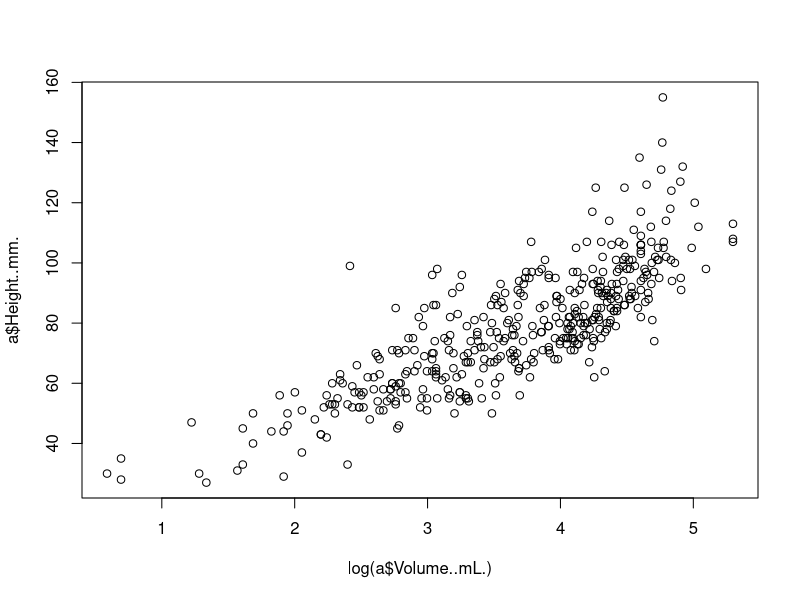
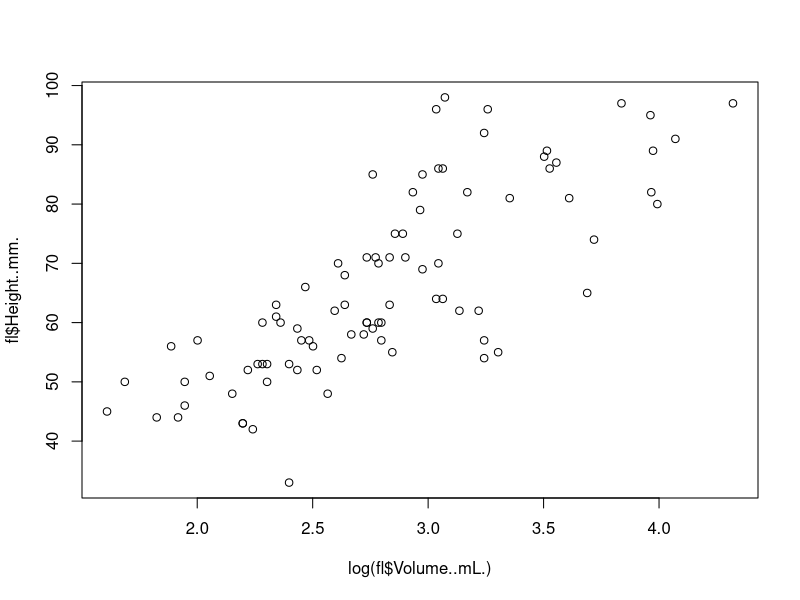
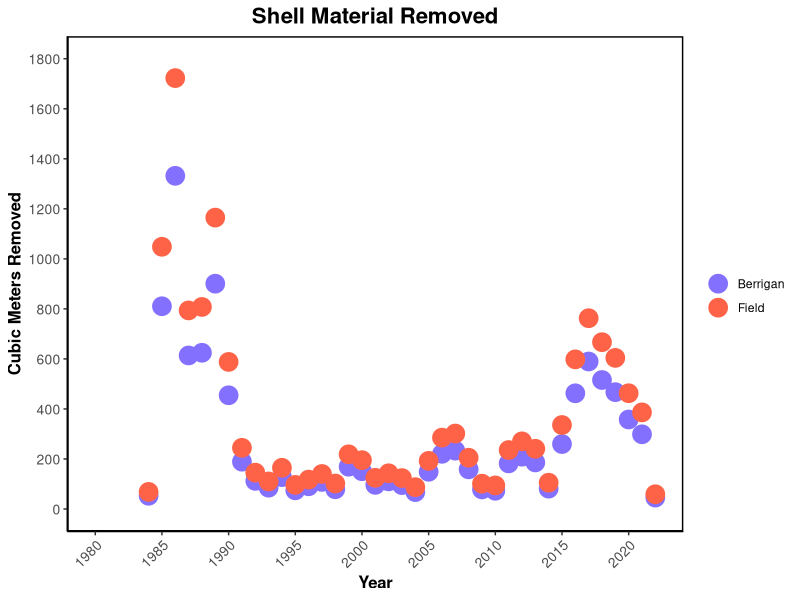
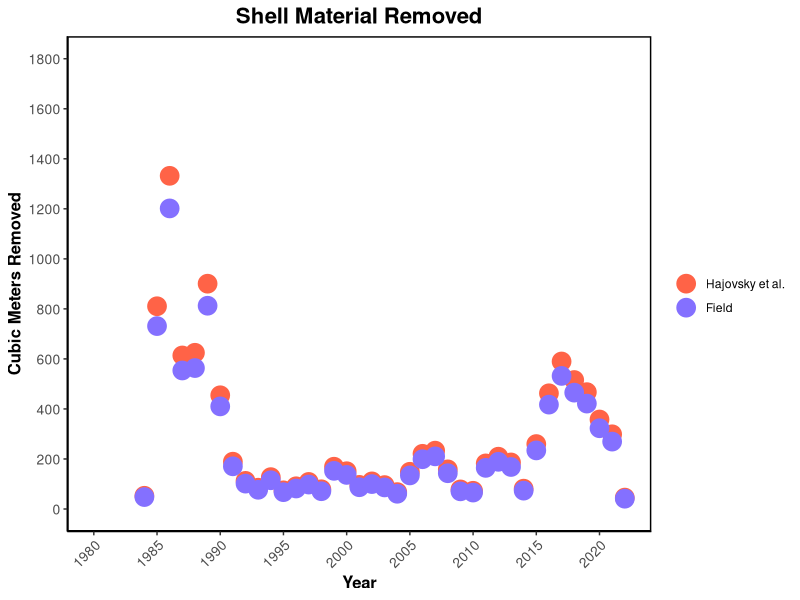
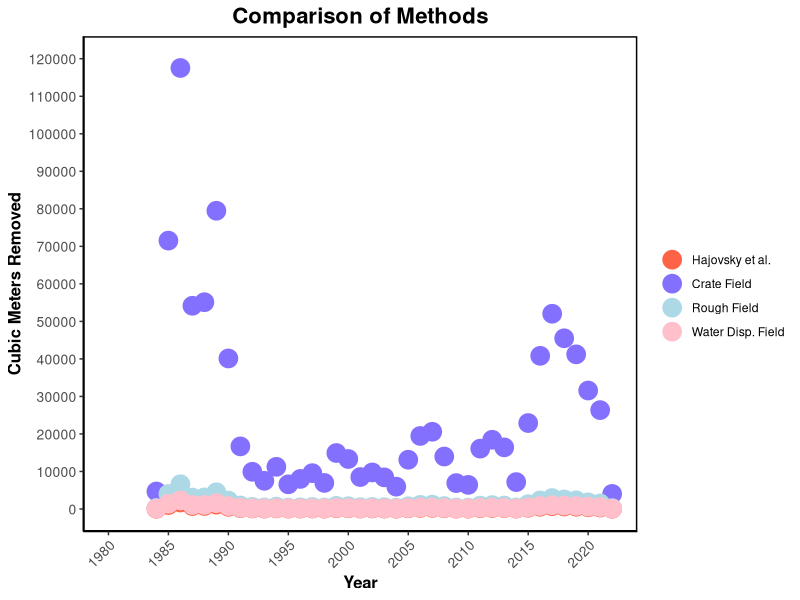
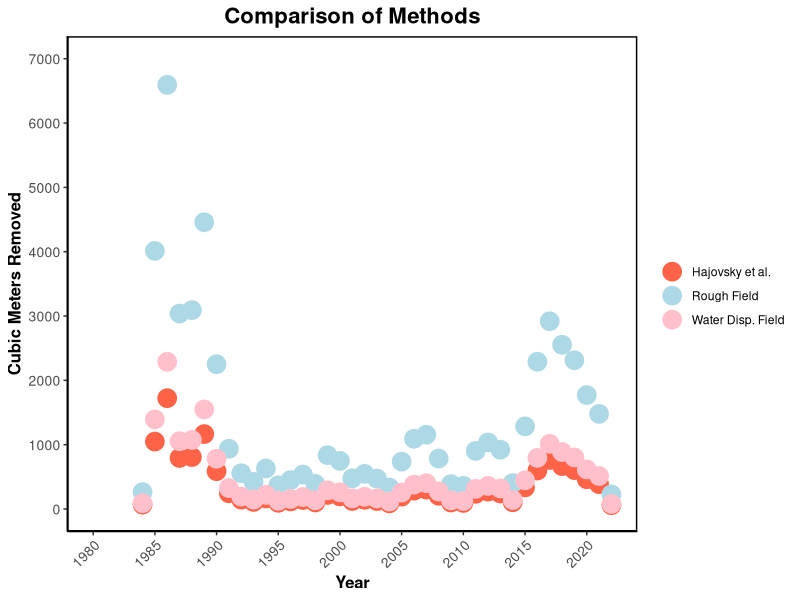
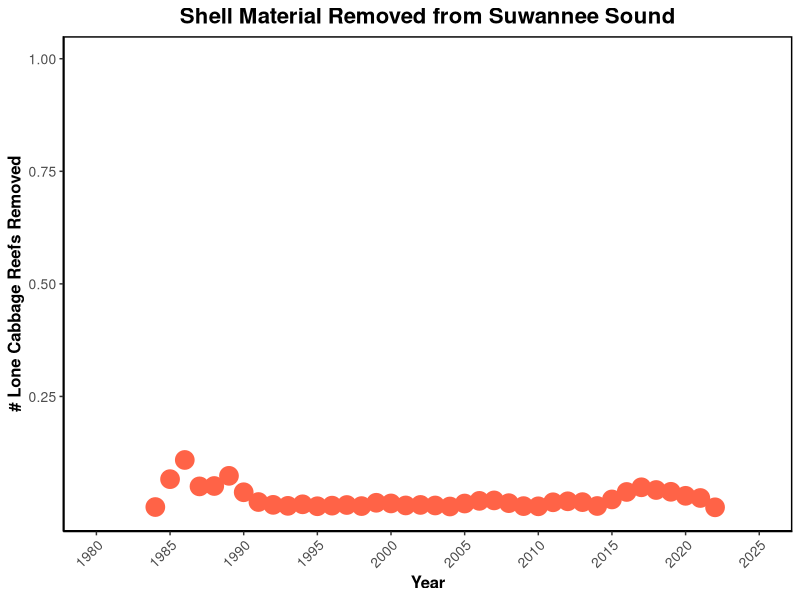
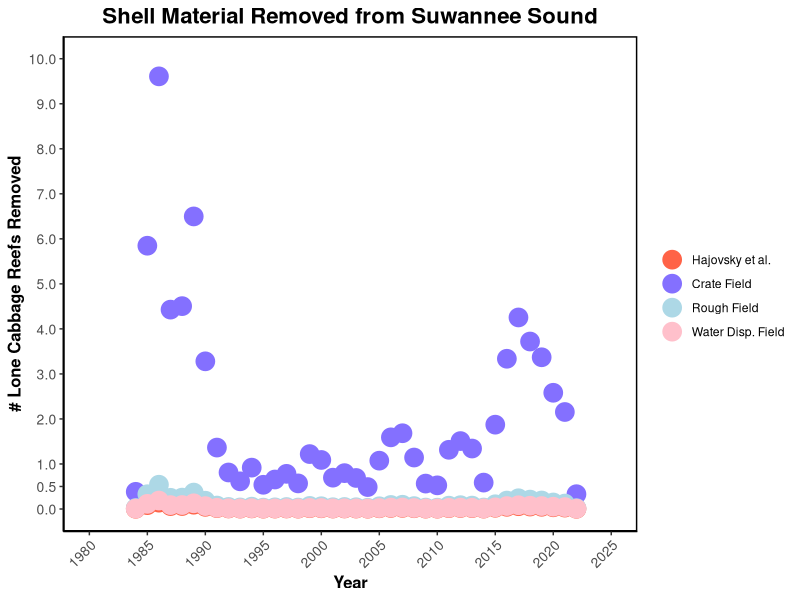

The R script that drew these images, in order:
#### Conversions for oyster landings data ###
# Goal - to get the volume of shell removed each year based off of the landings data
# to do this we must somehow convert the meat weight provided in the landings data to the volume of shell
# we can do this by
# meat weight --> # of bushels --> # of oysters --> meat weight per oyster --> pounds to grams --> dry weight --> height --> volume per oyster --> total volume

## Harvest Areas of interest and the counties used to represent them ##
#Suwannee = Dixie and Levy
#Apalachicola = Gulf and Franklin
#Pensacola = Santa Rosa and Escambia
#Choctawhatchee/St. Andrew = Ocaloosa and Walton

#setwd("E/Oyster_Landings")

library(dplyr)
library(ggplot2)
library(ggpubr)

## reading in the landings data and cleaning it up to include only the counties we are interested in ##

post_1984 <- read.csv("oyster_landings_by_county_84to22.csv", header = TRUE)

#post_1984 <- select(post_1984, Year, County_Landed, Pounds)

#Suwannee
Dixie <- filter(post_1984, County_Landed == "DIXIE")
Levy <- filter(post_1984, County_Landed == "LEVY")
Dixie <- select(Dixie, Year, Pounds, Trips, Average_Price, Estimated_Value)
Levy <- select(Levy, Year, Pounds, Trips, Average_Price, Estimated_Value)
colnames(Dixie) <- c("Year", "D.pounds","D.trips","D.avg_price","D.est.val") 
colnames(Levy) <- c("Year", "L.pounds","L.trips","L.avg_price","L.est.val") 
suw_counties <- full_join(Dixie, Levy, by = "Year")  # join the two together into one data frame so all the years are listed for each county so we can add them together later
Dixie1<-data.frame(Year=suw_counties$Year,   # separate the counties out again into their own data frames so we can add them together
                   pounds=suw_counties$D.pounds, 
                   trips=suw_counties$D.trips, 
                   avg_price=suw_counties$D.avg_price, 
                   est_val=suw_counties$D.est.val)
Levy1<-data.frame(Year=suw_counties$Year, 
                  pounds=suw_counties$L.pounds, 
                  trips=suw_counties$L.trips, 
                  avg_price=suw_counties$L.avg_price, 
                  est_val=suw_counties$L.est.val)
Levy1[is.na(Levy1)] <- 0 # replace NAs with 0 so we can add columns in the next step
Dixie1[is.na(Dixie1)] <- 0 # replace NAs with 0 so we can add columns in the next step
suw<-Dixie1+Levy1 # add Dixie and Levy data to consolidate into suwannee
suw$Year<-suw$Year/2 # fix the year

#Apalachicola
Gulf <- filter(post_1984, County_Landed == "GULF")
Franklin <- filter(post_1984, County_Landed == "FRANKLIN")
Gulf <- select(Gulf, Year, Pounds, Trips, Average_Price, Estimated_Value)
Franklin <- select(Franklin, Year, Pounds, Trips, Average_Price, Estimated_Value)
colnames(Gulf) <- c("Year", "G.pounds","G.trips","G.avg_price","G.est.val") 
colnames(Franklin) <- c("Year", "F.pounds","F.trips","F.avg_price","F.est.val") 
apa_counties <- full_join(Gulf, Franklin, by = "Year")  # join the two together into one data frame so all the years are listed for each county so we can add them together later
Gulf1<-data.frame(Year=apa_counties$Year,   # separate the counties out again into their own data frames so we can add them together
                   pounds=apa_counties$G.pounds, 
                   trips=apa_counties$G.trips, 
                   avg_price=apa_counties$G.avg_price, 
                   est_val=apa_counties$G.est.val)
Franklin1<-data.frame(Year=apa_counties$Year, 
                  pounds=apa_counties$F.pounds, 
                  trips=apa_counties$F.trips, 
                  avg_price=apa_counties$F.avg_price, 
                  est_val=apa_counties$F.est.val)
Franklin1[is.na(Franklin1)] <- 0 # replace NAs with 0 so we can add columns in the next step
Gulf1[is.na(Gulf1)] <- 0 # replace NAs with 0 so we can add columns in the next step
apa<-Gulf1+Franklin1 # add Gulf and Franklin data to consolidate into apalachicola
apa$Year<-apa$Year/2 # fix the year

#Pensacola
Santa_Rosa <- filter(post_1984, County_Landed == "SANTA ROSA")
Escambia <- filter(post_1984, County_Landed == "ESCAMBIA")
Santa_Rosa <- select(Santa_Rosa, Year, Pounds, Trips, Average_Price, Estimated_Value)
Escambia <- select(Escambia, Year, Pounds, Trips, Average_Price, Estimated_Value)
colnames(Santa_Rosa) <- c("Year", "SR.pounds","SR.trips","SR.avg_price","SR.est.val") 
colnames(Escambia) <- c("Year", "E.pounds","E.trips","E.avg_price","E.est.val") 
pens_counties <- full_join(Santa_Rosa, Escambia, by = "Year")  # join the two together into one data frame so all the years are listed for each county so we can add them together later
Santa_Rosa1<-data.frame(Year=pens_counties$Year,   # separate the counties out again into their own data frames so we can add them together
                  pounds=pens_counties$SR.pounds, 
                  trips=pens_counties$SR.trips, 
                  avg_price=pens_counties$SR.avg_price, 
                  est_val=pens_counties$SR.est.val)
Escambia1<-data.frame(Year=pens_counties$Year, 
                      pounds=pens_counties$E.pounds, 
                      trips=pens_counties$E.trips, 
                      avg_price=pens_counties$E.avg_price, 
                      est_val=pens_counties$E.est.val)
Escambia1[is.na(Escambia1)] <- 0 # replace NAs with 0 so we can add columns in the next step
Santa_Rosa1[is.na(Santa_Rosa1)] <- 0 # replace NAs with 0 so we can add columns in the next step
pens<-Santa_Rosa1+Escambia1 # add Santa_Rosa and Escambia data to consolidate into pensacola
pens$Year<-pens$Year/2 # fix the year

#Choctawhatchee/St. Andrew
Okaloosa <- filter(post_1984, County_Landed == "OKALOOSA")
Walton <- filter(post_1984, County_Landed == "WALTON")
Okaloosa <- select(Okaloosa, Year, Pounds, Trips, Average_Price, Estimated_Value)
Walton <- select(Walton, Year, Pounds, Trips, Average_Price, Estimated_Value)
colnames(Okaloosa) <- c("Year", "O.pounds","O.trips","O.avg_price","O.est.val") 
colnames(Walton) <- c("Year", "W.pounds","W.trips","W.avg_price","W.est.val") 
choc_counties <- full_join(Okaloosa, Walton, by = "Year")  # join the two together into one data frame so all the years are listed for each county so we can add them together later
Okaloosa1<-data.frame(Year=choc_counties$Year,   # separate the counties out again into their own data frames so we can add them together
                  pounds=choc_counties$O.pounds, 
                  trips=choc_counties$O.trips, 
                  avg_price=choc_counties$O.avg_price, 
                  est_val=choc_counties$O.est.val)
Walton1<-data.frame(Year=choc_counties$Year, 
                      pounds=choc_counties$W.pounds, 
                      trips=choc_counties$W.trips, 
                      avg_price=choc_counties$W.avg_price, 
                      est_val=choc_counties$W.est.val)
Walton1[is.na(Walton1)] <- 0 # replace NAs with 0 so we can add columns in the next step
Okaloosa1[is.na(Okaloosa1)] <- 0 # replace NAs with 0 so we can add columns in the next step
choc<-Okaloosa1+Walton1 # add Okaloosa and Walton data to consolidate into choctawhatchee
choc$Year<-choc$Year/2 # fix the year



suw <- select(suw, Year, pounds, trips, avg_price, est_val)
apa <- select(apa, Year, pounds, trips, avg_price, est_val)
pens <- select(pens, Year, pounds, trips, avg_price, est_val)
choc <- select(choc, Year, pounds, trips, avg_price, est_val)

suw$location<-"Suwannee Sound"
apa$location<-"Apalachicola Bay"
pens$location<-"Pensacola"
choc$location<-"Choctawhatchee Bay"

#colnames(suw) <- c("Year", "suw.pounds","suw.trips","suw.avg_price","suw.est.val") 
#colnames(apa) <- c("Year", "apa.pounds","apa.trips","apa.avg_price","apa.est.val") 
#colnames(pens) <- c("Year", "pens.pounds","pens.trips","pens.avg_price","pens.est.val") 
#colnames(choc) <- c("Year", "choc.pounds","choc.trips","choc.avg_price","choc.est.val") 


landings_84to22 <- full_join(suw, apa)
landings_84to22 <- full_join(landings_84to22, pens)
landings_84to22 <- full_join(landings_84to22, choc) # this is the cleaned landings data we will use

## Now we start the conversions

# converting the meat weight from the landings data to the number of bushels
landings_84to22$bushels<-landings_84to22$pounds/6.5625  #from FWC conversion factors


#converting the # of bushels to the # of oysters
landings_84to22$count<-landings_84to22$bushels*225  #from Berrigan paper
landings_84to22$field_count<-landings_84to22$bushels*291 #from my field collections

#converting from # of oysters to meat weight per oyster
landings_84to22$ind_wt<-landings_84to22$pounds/landings_84to22$count
landings_84to22$ind_wt_F<-landings_84to22$pounds/landings_84to22$field_count

#convert from pounds to grams
landings_84to22$grams<-landings_84to22$ind_wt*453.592

#for later use
land<-landings_84to22


#### using the minimum harvest size height (75mm)

#using the data from Hajovsky et al to be able to estimate the volume of a 75mm oyster
a<-read.csv("oyster data 07_20_20 ph.csv", header=TRUE)
m<-lm(log(a$Volume..mL.)~a$Height..mm.)
plot(log(a$Volume..mL.),a$Height..mm.)

#the code above uses all of the Hajovsky et al data, which is what I used to estimate the volume

fl<-filter(a, State.TX.divided=="FL")
m1<-lm(log(fl$Volume..mL.)~fl$Height..mm.)
plot(log(fl$Volume..mL.),fl$Height..mm.)
# the code above uses just the FL data from Hajovsky et al, this is not what I used, but 
#it can be easily changed to use this instead if preferred


#converting from height to volume (y=mx+b) y=volume, m=slope of lm, x=harvest size(75), b=y-intercept(volume when height is 0)
#m=0.034867
#b=0.928140
#m and b are from linear model (named m above)
land$logvol<-76.2*0.034867+0.928140 #from Hajovsky et al
land$vol<-exp(land$logvol)

land$logvol_F<-76.2*0.02298+1.73096 #from Hajovsky et al
land$vol_F<-exp(land$logvol_F)

#convert from individual oyster volume to total volume per county per year
land$tot_vol<-land$vol*land$count
land$tot_vol_F<-land$vol*land$field_count  #using the number of oys per bushel from my field collections

land$tot_vol_F1<-land$vol_F*land$count 

#convert from mL to meters cubed
land$Vol_m3<-land$tot_vol*0.000001
land$Vol_m3_F<-land$tot_vol_F*0.000001

land$Vol_m3_F1<-land$tot_vol_F1*0.000001

land$vol_wd_field<-0.0000479*land$field_count #using the water displacement volume from my field collections (only market sized oysters)
land$vol_rough_field<-0.000138*land$field_count #using the rough volume (LxWxH) from my field collections (market sized only)
land$vol_crate_field<-0.00246*land$field_count #using the volume per oyster in the crate (market sized only)

#calculating the number of lone cabbages
LC<-16000/1.308 #yards to meters
land[is.na(land)] = 0
land$num_LC<-land$Vol_m3/LC
land$num_LC_F<-land$Vol_m3_F/LC
land$num_LC_wd_field<-land$vol_wd_field/LC
land$num_LC_rough_field<-land$vol_rough_field/LC
land$num_LC_crate_field<-land$vol_crate_field/LC

# Calculate CPUE
land$CPUE<-land$Vol_m3/land$trips
land$CPUE_F<-land$Vol_m3_F/land$trips

#plots

#### Plots for Suwannee Sound ####
#number of cubic meters removed from suwannee sound
(suw_m3_plot<-ggplot(data = subset(land, location %in% c("Suwannee Sound")), aes(x = Year, y = Vol_m3)) +
  
  geom_point(aes(colour ="Berrigan"), size=6) +
  geom_point(data = subset(land, location %in% c("Suwannee Sound")), aes(y=Vol_m3_F,colour="Field"), size=6)+
  theme_classic()+
  scale_x_continuous(limits=c(1980,2022),breaks=c(1980, 1985, 1990,
                                                  1995,2000, 2005, 2010,2015,2020, 2025)) +
  scale_y_continuous(limits=c(0,1800),breaks=c(0,200,400,600, 800, 1000, 1200, 1400,1600,1800))+
  scale_color_manual(name="",breaks=c('Berrigan','Field'),values=c('Berrigan'='lightslateblue', 'Field'='tomato'))+
  theme(axis.text=element_text(size=10),axis.title=element_text(size=12,
                                                                face="bold"),
        plot.title =element_text(size=16, face='bold', hjust = 0.5),
        axis.text.x = element_text(angle = 45, hjust = 1),
        panel.border = element_rect(color = "black", size = 1, fill = NA, 
                                    linetype="solid")) +
  labs(title = "Shell Material Removed",
       y = "Cubic Meters Removed"))

#the plot below compares the hajovsky and field calculations for volume
(suw_m3_plot1<-ggplot(data = subset(land, location %in% c("Suwannee Sound")), aes(x = Year, y = Vol_m3)) +
    
    geom_point(aes(colour ="Hajovsky et al."), size=6) +
    geom_point(data = subset(land, location %in% c("Suwannee Sound")), aes(y=Vol_m3_F1,colour="Field"), size=6)+
    theme_classic()+
    scale_x_continuous(limits=c(1980,2022),breaks=c(1980, 1985, 1990,
                                                    1995,2000, 2005, 2010,2015,2020, 2025)) +
    scale_y_continuous(limits=c(0,1800),breaks=c(0,200,400,600, 800, 1000, 1200, 1400,1600,1800))+
    scale_color_manual(name="",breaks=c('Hajovsky et al.','Field'),values=c('Hajovsky et al.'='tomato', 'Field'='lightslateblue'))+
    theme(axis.text=element_text(size=10),axis.title=element_text(size=12,
                                                                  face="bold"),
          plot.title =element_text(size=16, face='bold', hjust = 0.5),
          axis.text.x = element_text(angle = 45, hjust = 1),
          panel.border = element_rect(color = "black", size = 1, fill = NA, 
                                      linetype="solid")) +
    labs(title = "Shell Material Removed",
         y = "Cubic Meters Removed"))


#the plot below compares the different volume methods from field calculations
(suw_m3_plot_vol_comp<-ggplot(data = subset(land, location %in% c("Suwannee Sound")), aes(x = Year, y = Vol_m3_F)) +
    
    geom_point(aes(colour ="Hajovsky et al."), size=6) +
    geom_point(data = subset(land, location %in% c("Suwannee Sound")), aes(y=vol_crate_field,colour="Crate Field"), size=6)+
    geom_point(data = subset(land, location %in% c("Suwannee Sound")), aes(y=vol_rough_field,colour="Rough Field"), size=6)+
    geom_point(data = subset(land, location %in% c("Suwannee Sound")), aes(y=vol_wd_field,colour="Water Disp. Field"), size=6)+
    theme_classic()+
    scale_x_continuous(limits=c(1980,2022),breaks=c(1980, 1985, 1990,
                                                    1995,2000, 2005, 2010,2015,2020, 2025)) +
    scale_y_continuous(limits=c(0,120000),breaks=c(0,10000, 20000,30000,40000,50000,60000,70000,80000,90000,100000,110000,120000))+
    scale_color_manual(name="",breaks=c('Hajovsky et al.','Crate Field','Rough Field','Water Disp. Field'),values=c('Hajovsky et al.'='tomato', 'Crate Field'='lightslateblue', 'Rough Field'='lightblue', 'Water Disp. Field'='pink'))+
    theme(axis.text=element_text(size=10),axis.title=element_text(size=12,
                                                                  face="bold"),
          plot.title =element_text(size=16, face='bold', hjust = 0.5),
          axis.text.x = element_text(angle = 45, hjust = 1),
          panel.border = element_rect(color = "black", size = 1, fill = NA, 
                                      linetype="solid")) +
    labs(title = "Comparison of Methods",
         y = "Cubic Meters Removed"))


#the plot below compares the different volume methods from field calculations excluding the crate
(suw_m3_plot_vol_comp<-ggplot(data = subset(land, location %in% c("Suwannee Sound")), aes(x = Year, y = Vol_m3_F)) +
    
    geom_point(aes(colour ="Hajovsky et al."), size=6) +
    #geom_point(data = subset(land, location %in% c("Suwannee Sound")), aes(y=vol_crate_field,colour="Crate Field"), size=6)+
    geom_point(data = subset(land, location %in% c("Suwannee Sound")), aes(y=vol_rough_field,colour="Rough Field"), size=6)+
    geom_point(data = subset(land, location %in% c("Suwannee Sound")), aes(y=vol_wd_field,colour="Water Disp. Field"), size=6)+
    theme_classic()+
    scale_x_continuous(limits=c(1980,2022),breaks=c(1980, 1985, 1990,
                                                    1995,2000, 2005, 2010,2015,2020, 2025)) +
    scale_y_continuous(limits=c(0,7000),breaks=c(0,1000, 2000,3000,4000,5000,6000,7000,8000,9000,10000))+
    scale_color_manual(name="",breaks=c('Hajovsky et al.','Rough Field','Water Disp. Field'),values=c('Hajovsky et al.'='tomato', 'Rough Field'='lightblue', 'Water Disp. Field'='pink'))+
    theme(axis.text=element_text(size=10),axis.title=element_text(size=12,
                                                                  face="bold"),
          plot.title =element_text(size=16, face='bold', hjust = 0.5),
          axis.text.x = element_text(angle = 45, hjust = 1),
          panel.border = element_rect(color = "black", size = 1, fill = NA, 
                                      linetype="solid")) +
    labs(title = "Comparison of Methods",
         y = "Cubic Meters Removed"))




#number of lone cabbages from Suwannee Sound
ggplot(data = subset(land, location %in% c("Suwannee Sound")), aes(x = Year, y = num_LC)) +
  
  geom_point(colour ="tomato", size=6) +
  theme_classic()+
  scale_x_continuous(limits=c(1980,2025),breaks=c(1980, 1985, 1990,
                                                  1995,2000, 2005, 2010,2015,2020, 2025)) +
  scale_y_continuous(limits=c(0,1),breaks=c(0.25, 0.5, 0.75, 1))+
  theme(axis.text=element_text(size=10),axis.title=element_text(size=12,
                                                                face="bold"),
        plot.title =element_text(size=16, face='bold', hjust = 0.5),
        axis.text.x = element_text(angle = 45, hjust = 1),
        panel.border = element_rect(color = "black", size = 1, fill = NA, 
                                    linetype="solid")) +
  labs(title = "Shell Material Removed from Suwannee Sound",
       y = "# Lone Cabbage Reefs Removed")



#number of lone cabbages from Suwannee Sound using different volume methods
ggplot(data = subset(land, location %in% c("Suwannee Sound")), aes(x = Year, y = num_LC_F)) +
  
  geom_point(aes(colour ="Hajovsky et al."), size=6) +
  geom_point(data = subset(land, location %in% c("Suwannee Sound")), aes(y=num_LC_crate_field,colour="Crate Field"), size=6)+
  geom_point(data = subset(land, location %in% c("Suwannee Sound")), aes(y=num_LC_rough_field,colour="Rough Field"), size=6)+
  geom_point(data = subset(land, location %in% c("Suwannee Sound")), aes(y=num_LC_wd_field,colour="Water Disp. Field"), size=6)+
  theme_classic()+
  scale_x_continuous(limits=c(1980,2025),breaks=c(1980, 1985, 1990,
                                                  1995,2000, 2005, 2010,2015,2020, 2025)) +
  scale_y_continuous(limits=c(0,10),breaks=c(0, 0.5, 1,2,3,4,5,6,7,8,9,10))+
  scale_color_manual(name="",breaks=c('Hajovsky et al.',"Crate Field",'Rough Field','Water Disp. Field'),values=c('Hajovsky et al.'='tomato',"Crate Field"='lightslateblue', 'Rough Field'='lightblue', 'Water Disp. Field'='pink'))+
  theme(axis.text=element_text(size=10),axis.title=element_text(size=12,
                                                                face="bold"),
        plot.title =element_text(size=16, face='bold', hjust = 0.5),
        axis.text.x = element_text(angle = 45, hjust = 1),
        panel.border = element_rect(color = "black", size = 1, fill = NA, 
                                    linetype="solid")) +
  labs(title = "Shell Material Removed from Suwannee Sound",
       y = "# Lone Cabbage Reefs Removed")


#number of lone cabbages from Suwannee Sound using different volume methods excluding the crate volume
ggplot(data = subset(land, location %in% c("Suwannee Sound")), aes(x = Year, y = num_LC_F)) +
  
  geom_point(aes(colour ="Hajovsky et al."), size=6) +
  #geom_point(data = subset(land, location %in% c("Suwannee Sound")), aes(y=num_LC_crate_field,colour="Crate Field"), size=6)+
  geom_point(data = subset(land, location %in% c("Suwannee Sound")), aes(y=num_LC_rough_field,colour="Rough Field"), size=6)+
  geom_point(data = subset(land, location %in% c("Suwannee Sound")), aes(y=num_LC_wd_field,colour="Water Disp. Field"), size=6)+
  theme_classic()+
  scale_x_continuous(limits=c(1980,2025),breaks=c(1980, 1985, 1990,
                                                  1995,2000, 2005, 2010,2015,2020, 2025)) +
  scale_y_continuous(limits=c(0,1),breaks=c(0,0.25, 0.5, 0.75, 1))+
  scale_color_manual(name="",breaks=c('Hajovsky et al.','Rough Field','Water Disp. Field'),values=c('Hajovsky et al.'='tomato','Rough Field'='lightblue', 'Water Disp. Field'='pink'))+
  theme(axis.text=element_text(size=10),axis.title=element_text(size=12,
                                                                face="bold"),
        plot.title =element_text(size=16, face='bold', hjust = 0.5),
        axis.text.x = element_text(angle = 45, hjust = 1),
        panel.border = element_rect(color = "black", size = 1, fill = NA, 
                                    linetype="solid")) +
  labs(title = "Shell Material Removed from Suwannee Sound",
       y = "# Lone Cabbage Reefs Removed")


#number of trips in suwannee sound
(suw_trips_plot<-ggplot(data = subset(land, location %in% c("Suwannee Sound")), aes(x = Year, y = trips)) +
  
  geom_point(colour ="tomato", size=6) +
  theme_classic()+
  scale_x_continuous(limits=c(1980,2025),breaks=c(1980, 1985, 1990,
                                                  1995,2000, 2005, 2010,2015,2020, 2025)) +
  scale_y_continuous(limits=c(0,12000),breaks=c(0,2000,4000,6000, 8000, 10000, 12000))+
  theme(axis.text=element_text(size=10),axis.title=element_text(size=12,
                                                                face="bold"),
        plot.title =element_text(size=16, face='bold', hjust = 0.5),
        axis.text.x = element_text(angle = 45, hjust = 1),
        panel.border = element_rect(color = "black", size = 1, fill = NA, 
                                    linetype="solid")) +
  labs(title = "Trips Taken",
       y = "# of Trips"))


# CPUE for Suwannee Sound
(suw_CPUE_plot<-ggplot(data = subset(land, location %in% c("Suwannee Sound")), aes(x=Year, y=CPUE))+
  
  geom_point(colour ="tomato", size=6) +
  theme_classic()+
  scale_x_continuous(limits=c(1980,2025),breaks=c(1980, 1985, 1990,
                                                  1995,2000, 2005, 2010,2015,2020, 2025)) +
  scale_y_continuous(limits=c(0,0.5),breaks=c(0,0.1,0.2,0.3,0.4,0.5))+
  theme(axis.text=element_text(size=10),axis.title=element_text(size=12,
                                                                face="bold"),
        plot.title =element_text(size=16, face='bold', hjust = 0.5),
        axis.text.x = element_text(angle = 45, hjust = 1),
        panel.border = element_rect(color = "black", size = 1, fill = NA, 
                                    linetype="solid")) +
  labs(title = "Catch Per Unit Effort",
       y = "CPUE"))

suw_fig<-ggarrange(suw_m3_plot, suw_trips_plot, suw_CPUE_plot, 
                    labels = c("A", "B", "C"),
                    ncol = 3, nrow = 1)
annotate_figure(suw_fig,
                top = text_grob("Suwannee Sound", color = "black", face = "bold", size = 20))

# landings from Suwannee Sound
(suw_land_plot<-ggplot(data = subset(land, location %in% c("Suwannee Sound")), aes(x = Year, y = pounds)) +
    
    geom_point(colour ="tomato", size=6) +
    theme_classic()+
    scale_x_continuous(limits=c(1980,2025),breaks=c(1980, 1985, 1990,
                                                    1995,2000, 2005, 2010,2015,2020, 2025)) +
    scale_y_continuous(limits=c(0,1200000),breaks=c(0,200000,400000,600000, 800000, 1000000, 1200000))+
    theme(axis.text=element_text(size=10),axis.title=element_text(size=12,
                                                                  face="bold"),
          plot.title =element_text(size=16, face='bold', hjust = 0.5),
          axis.text.x = element_text(angle = 45, hjust = 1),
          panel.border = element_rect(color = "black", size = 1, fill = NA, 
                                      linetype="solid")) +
    labs(title = "Landed Meat",
         y = "Pounds of Meat"))





#### Apalachicola ####
#volume in meters cubed of shell material removed from apalachicola
(apa_m3_plot<-ggplot(data = subset(land, location %in% c("Apalachicola Bay")), aes(x = Year, y = Vol_m3_F)) +
  
  geom_point(colour ="tomato", size=6) +
  theme_classic()+
  scale_x_continuous(limits=c(1980,2025),breaks=c(1980, 1985, 1990,
                                                  1995,2000, 2005, 2010,2015,2020, 2025)) +
  scale_y_continuous(limits=c(0,5600),breaks=c(0,800,1600,2400,3200,4000,4800,5600))+
  theme(axis.text=element_text(size=10),axis.title=element_text(size=12,
                                                                face="bold"),
        plot.title =element_text(size=16, face='bold', hjust = 0.5),
        axis.text.x = element_text(angle = 45, hjust = 1),
        panel.border = element_rect(color = "black", size = 1, fill = NA, 
                                    linetype="solid")) +
  labs(title = "Shell Material Removed",
       y = "Cubic Meters Removed"))
##############################
#bring in steve geiger cultch info

library(readxl)
cultch <- read_excel("Copy of Shellplants.xlsx", 
                   sheet = "Sheet2")
names(cultch)

names(cultch)[1] <- "Year"
names(cultch)[7] <- "CubicYards"

c2 <- cultch %>% 
  dplyr::select(Year, CubicYards, Location)%>%
  mutate(Location = replace(Location,Location == "Apalachicola", "Apalachicola Bay"))

sum_cultch<- c2 %>%
  dplyr::group_by(Year, Location) %>%
  dplyr::summarise(Sum_yds=sum(CubicYards, na.rm=TRUE))
  
c3<-sum_cultch

c3$Sum_meters<-c3$Sum_yds * 0.765

#now edit Jamie's landings dataframe

names(land)

l1 <- land %>% 
  dplyr::select(Year, location, vol_crate_field)

names(l1)[2] <- "Location"
names(l1)[3] <- "Shell_vol"

names(c3)
names(l1)

c4=merge(c3,l1,by=c("Year", "Location"))


c4$removed<-c4$Shell_vol*-1



head(c4)


r1<-ggplot(c4, aes(Year, Sum_meters)) +
  geom_point(size=3, color="green") +
  geom_point(aes(Year,removed), size=3, shape=1)+
  scale_y_continuous(limits=c(-350000,75000),breaks=seq(-350000,75000,25000))+
  ggtitle("Cultch and removals") +
  xlim(1986,2022)+
  xlab("Date") +
  ylab("Cubic meters")

##show this in the meeting

colors<-c('cultch added'= 'green', 'cultch removed'='black')

r2<-ggplot(c4, aes(Year, Sum_meters) ) +
  geom_point(size=3, color="green",  shape = 16)+
  geom_point(aes(Year,Shell_vol),color="black", size=3, shape=16)+
  scale_y_continuous(limits=c(0,350000),breaks=seq(0,350000,25000))+
  ggtitle("Cultch and removals") +
  xlim(1986,2022)+
  labs(x = "Date",
       y= "Cubic meters",
       color="Legend") +
  scale_color_manual(values = colors)

##############################


#the plot below compares the different volume methods from field calculations 
apa_m3_plot_vol_comp<-ggplot(data = subset(land, location %in% c("Apalachicola Bay")), aes(x = Year, y = vol_crate_field)) +
    geom_point(aes(colour="Crate Field"), size=6) +
    geom_point(data = subset(land, location %in% c("Apalachicola Bay")), aes(y=vol_rough_field,colour="Rough Field"), size=6)+
    #geom_point(data = subset(land, location %in% c("Apalachicola Bay")), aes(y=vol_wd_field,colour="Water Disp. Field"), size=6)+
    theme_classic()+
    scale_x_continuous(limits=c(1980,2025),breaks=c(1980, 1985, 1990,
                                                    1995,2000, 2005, 2010,2015,2020, 2025)) +
    scale_y_continuous(limits=c(0,350000),breaks=c(0,50000,100000,150000, 200000,250000,300000,350000))+
    scale_color_manual(name="",breaks=c('Crate Field','Rough Field'),values=c('Crate Field'='lightslateblue', 'Rough Field'='tomato'))+
    theme(axis.text=element_text(size=10),axis.title=element_text(size=12,
                                                                  face="bold"),
          plot.title =element_text(size=16, face='bold', hjust = 0.5),
          axis.text.x = element_text(angle = 45, hjust = 1),
          panel.border = element_rect(color = "black", size = 1, fill = NA, 
                                      linetype="solid")) +
    labs(title = "Comparison of Methods",
         y = "Cubic Meters Removed")

###############################


# estimates of the number of lone cabbage reefs using different volume methods
(apa_LC_comp<-ggplot(data = subset(land, location %in% c("Apalachicola Bay")), aes(x = Year, y = num_LC_crate_field)) +
    
    geom_point(aes(colour ="Crate Field"), size=6) +
    geom_point(data = subset(land, location %in% c("Apalachicola Bay")), aes(y=num_LC_rough_field,colour="Rough Field"), size=6)+
    theme_classic()+
    scale_x_continuous(limits=c(1980,2025),breaks=c(1980, 1985, 1990,
                                                    1995,2000, 2005, 2010,2015,2020, 2025)) +
    scale_y_continuous(limits=c(0,30),breaks=c(0,1,2,5,10,15,20,25,30))+
    scale_color_manual(name="",breaks=c('Crate Field','Rough Field'),values=c('Crate Field'='lightslateblue', 'Rough Field'='tomato'))+
    theme(axis.text=element_text(size=10),axis.title=element_text(size=12,
                                                                  face="bold"),
          plot.title =element_text(size=16, face='bold', hjust = 0.5),
          axis.text.x = element_text(angle = 45, hjust = 1),
          panel.border = element_rect(color = "black", size = 1, fill = NA, 
                                      linetype="solid")) +
    labs(title = "Comparison of Methods",
         y = "# Lone Cabbage Reefs Removed"))



#number of lone cabbages from apalachicola
ggplot(data = subset(land, location %in% c("Apalachicola Bay")), aes(x = Year, y = num_LC)) +
  
  geom_point(colour ="tomato", size=6) +
  theme_classic()+
  scale_x_continuous(limits=c(1980,2025),breaks=c(1980, 1985, 1990,
                                                  1995,2000, 2005, 2010,2015,2020, 2025)) +
  scale_y_continuous(limits=c(0,1),breaks=c(0,0.25, 0.5,0.75,1))+
  theme(axis.text=element_text(size=10),axis.title=element_text(size=12,
                                                                face="bold"),
        plot.title =element_text(size=16, face='bold', hjust = 0.5),
        axis.text.x = element_text(angle = 45, hjust = 1),
        panel.border = element_rect(color = "black", size = 1, fill = NA, 
                                    linetype="solid")) +
  labs(title = "Shell Material Removed",
       y = "# Lone Cabbage Reefs Removed")




#number of trips in Apalachicola
(apa_trips_plot<-ggplot(data = subset(land, location %in% c("Apalachicola Bay")), aes(x = Year, y = trips)) +
  
  geom_point(colour ="tomato", size=6) +
  theme_classic()+
  scale_x_continuous(limits=c(1980,2025),breaks=c(1980, 1985, 1990,
                                                  1995,2000, 2005, 2010,2015,2020, 2025)) +
  scale_y_continuous(limits=c(0,60000),breaks=c(0,10000,20000,30000,40000,50000,60000))+
  theme(axis.text=element_text(size=10),axis.title=element_text(size=12,
                                                                face="bold"),
        plot.title =element_text(size=16, face='bold', hjust = 0.5),
        axis.text.x = element_text(angle = 45, hjust = 1),
        panel.border = element_rect(color = "black", size = 1, fill = NA, 
                                    linetype="solid")) +
  labs(title = "Trips Taken",
       y = "# of Trips"))


# CPUE for Apalachicola
(apa_CPUE_plot<-ggplot(data = subset(land, location %in% c("Apalachicola Bay")), aes(x=Year, y=CPUE))+
  
  geom_point(colour ="tomato", size=6) +
  theme_classic()+
  scale_x_continuous(limits=c(1980,2025),breaks=c(1980, 1985, 1990,
                                                  1995,2000, 2005, 2010,2015,2020, 2025)) +
  scale_y_continuous(limits=c(0,0.2),breaks=c(0,0.1,0.2,0.3,0.4,0.5))+
  theme(axis.text=element_text(size=10),axis.title=element_text(size=12,
                                                                face="bold"),
        plot.title =element_text(size=16, face='bold', hjust = 0.5),
        axis.text.x = element_text(angle = 45, hjust = 1),
        panel.border = element_rect(color = "black", size = 1, fill = NA, 
                                    linetype="solid")) +
  labs(title = "Catch Per Unit Effort",
       y = "CPUE"))

apa_fig<-ggarrange(apa_m3_plot, apa_trips_plot, apa_CPUE_plot, 
                    labels = c("A", "B", "C"),
                    ncol = 3, nrow = 1)
annotate_figure(apa_fig,
                top = text_grob("Apalachicola", color = "black", face = "bold", size = 20))

# landings from Apalachicola
(apa_land_plot<-ggplot(data = subset(land, location %in% c("Apalachicola Bay")), aes(x = Year, y = pounds)) +
    
    geom_point(colour ="tomato", size=6) +
    theme_classic()+
    scale_x_continuous(limits=c(1980,2025),breaks=c(1980, 1985, 1990,
                                                    1995,2000, 2005, 2010,2015,2020, 2025)) +
    scale_y_continuous(limits=c(0,3500000),breaks=c(0,500000,1500000,2500000,3500000 ))+
    theme(axis.text=element_text(size=10),axis.title=element_text(size=12,
                                                                  face="bold"),
          plot.title =element_text(size=16, face='bold', hjust = 0.5),
          axis.text.x = element_text(angle = 45, hjust = 1),
          panel.border = element_rect(color = "black", size = 1, fill = NA, 
                                      linetype="solid")) +
    labs(title = "Landed Meat",
         y = "Pounds of Meat"))




#### Pensacola ####
#volume in meters cubed of shell material removed from Pensacola
(pens_m3_plot<-ggplot(data = subset(land, location %in% c("Pensacola")), aes(x = Year, y = Vol_m3)) +
  
  geom_point(colour ="tomato", size=6) +
  theme_classic()+
  scale_x_continuous(limits=c(1980,2025),breaks=c(1980, 1985, 1990,
                                                  1995,2000, 2005, 2010,2015,2020, 2025)) +
  scale_y_continuous(limits=c(0,600),breaks=c(0,100,200,300,400,500,600))+
  theme(axis.text=element_text(size=10),axis.title=element_text(size=12,
                                                                face="bold"),
        plot.title =element_text(size=16, face='bold', hjust = 0.5),
        axis.text.x = element_text(angle = 45, hjust = 1),
        panel.border = element_rect(color = "black", size = 1, fill = NA, 
                                    linetype="solid")) +
  labs(title = "Shell Material Removed",
       y = "Cubic Meters Removed"))


#number of lone cabbages from Pensacola
ggplot(data = subset(land, location %in% c("Pensacola")), aes(x = Year, y = num_LC)) +
  
  geom_point(colour ="tomato", size=6) +
  theme_classic()+
  scale_x_continuous(limits=c(1980,2025),breaks=c(1980, 1985, 1990,
                                                  1995,2000, 2005, 2010,2015,2020, 2025)) +
  scale_y_continuous(limits=c(0,1),breaks=c(0,0.25, 0.5,0.75,1))+
  theme(axis.text=element_text(size=10),axis.title=element_text(size=12,
                                                                face="bold"),
        plot.title =element_text(size=16, face='bold', hjust = 0.5),
        axis.text.x = element_text(angle = 45, hjust = 1),
        panel.border = element_rect(color = "black", size = 1, fill = NA, 
                                    linetype="solid")) +
  labs(title = "Shell Material Removed",
       y = "# Lone Cabbage Reefs Removed")




#number of trips in Pensacola
(pens_trips_plot<-ggplot(data = subset(land, location %in% c("Pensacola")), aes(x = Year, y = trips)) +
  
  geom_point(colour ="tomato", size=6) +
  theme_classic()+
  scale_x_continuous(limits=c(1980,2025),breaks=c(1980, 1985, 1990,
                                                  1995,2000, 2005, 2010,2015,2020, 2025)) +
  scale_y_continuous(limits=c(0,1600),breaks=c(0,200,400,600,800,1000,1200,1400,1600))+
  theme(axis.text=element_text(size=10),axis.title=element_text(size=12,
                                                                face="bold"),
        plot.title =element_text(size=16, face='bold', hjust = 0.5),
        axis.text.x = element_text(angle = 45, hjust = 1),
        panel.border = element_rect(color = "black", size = 1, fill = NA, 
                                    linetype="solid")) +
  labs(title = "Trips Taken",
       y = "# of Trips"))


# CPUE for Pensacola
(pens_CPUE_plot<-ggplot(data = subset(land, location %in% c("Pensacola")), aes(x=Year, y=CPUE))+
  
  geom_point(colour ="tomato", size=6) +
  theme_classic()+
  scale_x_continuous(limits=c(1980,2025),breaks=c(1980, 1985, 1990,
                                                  1995,2000, 2005, 2010,2015,2020, 2025)) +
  scale_y_continuous(limits=c(0,0.7),breaks=c(0,0.1,0.2,0.3,0.4,0.5,0.6,0.7))+
  theme(axis.text=element_text(size=10),axis.title=element_text(size=12,
                                                                face="bold"),
        plot.title =element_text(size=16, face='bold', hjust = 0.5),
        axis.text.x = element_text(angle = 45, hjust = 1),
        panel.border = element_rect(color = "black", size = 1, fill = NA, 
                                    linetype="solid")) +
  labs(title = "Catch Per Unit Effort",
       y = "CPUE"))

pens_fig<-ggarrange(pens_m3_plot, pens_trips_plot, pens_CPUE_plot, 
                    labels = c("A", "B", "C"),
                    ncol = 3, nrow = 1)
annotate_figure(pens_fig,
                top = text_grob("Pensacola", color = "black", face = "bold", size = 20))




#### Choctawhatchee ####
#volume in meters cubed of shell material removed from Choctawhatchee
(choc_m3_plot<-ggplot(data = subset(land, location %in% c("Choctawhatchee Bay")), aes(x = Year, y = Vol_m3)) +
  
  geom_point(colour ="tomato", size=6) +
  theme_classic()+
  scale_x_continuous(limits=c(1980,2025),breaks=c(1980, 1985, 1990,
                                                  1995,2000, 2005, 2010,2015,2020, 2025)) +
  scale_y_continuous(limits=c(0,14),breaks=c(0,2,4,6,8,10,12,14))+
  theme(axis.text=element_text(size=10),axis.title=element_text(size=12,
                                                                face="bold"),
        plot.title =element_text(size=16, face='bold', hjust = 0.5),
        axis.text.x = element_text(angle = 45, hjust = 1),
        panel.border = element_rect(color = "black", size = 1, fill = NA, 
                                    linetype="solid")) +
  labs(title = "Shell Material Removed",
       y = "Cubic Meters Removed"))


#number of lone cabbages from Choctawhatchee
ggplot(data = subset(land, location %in% c("Choctawhatchee Bay")), aes(x = Year, y = num_LC)) +
  
  geom_point(colour ="tomato", size=6) +
  theme_classic()+
  scale_x_continuous(limits=c(1980,2025),breaks=c(1980, 1985, 1990,
                                                  1995,2000, 2005, 2010,2015,2020, 2025)) +
  scale_y_continuous(limits=c(0,1),breaks=c(0,0.25, 0.5,0.75,1))+
  theme(axis.text=element_text(size=10),axis.title=element_text(size=12,
                                                                face="bold"),
        plot.title =element_text(size=16, face='bold', hjust = 0.5),
        axis.text.x = element_text(angle = 45, hjust = 1),
        panel.border = element_rect(color = "black", size = 1, fill = NA, 
                                    linetype="solid")) +
  labs(title = "Shell Material Removed",
       y = "# Lone Cabbage Reefs Removed")




#number of trips in Choctawhatchee
(choc_trips_plot<-ggplot(data = subset(land, location %in% c("Choctawhatchee Bay")), aes(x = Year, y = trips)) +
  
  geom_point(colour ="tomato", size=6) +
  theme_classic()+
  scale_x_continuous(limits=c(1980,2025),breaks=c(1980, 1985, 1990,
                                                  1995,2000, 2005, 2010,2015,2020, 2025)) +
  scale_y_continuous(limits=c(0,150),breaks=c(0,30,60,90,120,150))+
  theme(axis.text=element_text(size=10),axis.title=element_text(size=12,
                                                                face="bold"),
        plot.title =element_text(size=16, face='bold', hjust = 0.5),
        axis.text.x = element_text(angle = 45, hjust = 1),
        panel.border = element_rect(color = "black", size = 1, fill = NA, 
                                    linetype="solid")) +
  labs(title = "Trips Taken",
       y = "# of Trips"))


# CPUE for Choctawhatchee
(choc_CPUE_plot<-ggplot(data = subset(land, location %in% c("Choctawhatchee Bay")), aes(x=Year, y=CPUE))+
  
  geom_point(colour ="tomato", size=6) +
  theme_classic()+
  scale_x_continuous(limits=c(1980,2025),breaks=c(1980, 1985, 1990,
                                                  1995,2000, 2005, 2010,2015,2020, 2025)) +
  scale_y_continuous(limits=c(0,0.25),breaks=c(0,0.05,0.1,0.15,0.2,0.25))+
  theme(axis.text=element_text(size=10),axis.title=element_text(size=12,
                                                                face="bold"),
        plot.title =element_text(size=16, face='bold', hjust = 0.5),
        axis.text.x = element_text(angle = 45, hjust = 1),
        panel.border = element_rect(color = "black", size = 1, fill = NA, 
                                    linetype="solid")) +
  labs(title = "Catch Per Unit Effort",
       y = "CPUE"))

choc_fig<-ggarrange(choc_m3_plot, choc_trips_plot, choc_CPUE_plot, 
          labels = c("A", "B", "C"),
          ncol = 3, nrow = 1)
annotate_figure(choc_fig,
                top = text_grob("Choctawhatchee", color = "black", face = "bold", size = 20))






#######
# Number of Lone cabbage reefs removed in Suwannee, Apalachicola, Pensacola, Choctawhatchee


ggplot(data = land, aes(x = Year, y = num_LC, color=location)) +
  
  geom_point(size=6) +
  scale_color_manual(values=c("#E69F00", "#56B4E9", "#009E73", "#F0E442"))+
  theme_classic()+
  scale_x_continuous(limits=c(1980,2022),breaks=c(1980, 1985, 1990,
                                                  1995,2000, 2005, 2010,2015,2020, 2025)) +
  scale_y_continuous(limits=c(0,1),breaks=c(0,0.25, 0.5,0.75,1))+
  theme(axis.text=element_text(size=10),axis.title=element_text(size=12,
                                                                face="bold"),
        plot.title =element_text(size=16, face='bold', hjust = 0.5),
        axis.text.x = element_text(angle = 45, hjust = 1),
        panel.border = element_rect(color = "black", size = 1, fill = NA, 
                                    linetype="solid")) +
  labs(title = "Shell Material Removed",
       y = "# Lone Cabbage Reefs Removed")








ggplot(data = subset(land, location %in% c("Suwannee Sound")), aes(x=Vol_m3, y=CPUE))+
  
  geom_point(colour ="tomato", size=6, alpha=0.3) +
  theme_classic()+
  scale_x_continuous(limits=c(0, 1300)) +
  scale_y_continuous(limits=c(0,0.4),breaks=c(0,0.1,0.2,0.3,0.4))+
  theme(axis.text=element_text(size=10),axis.title=element_text(size=12,
                                                                face="bold"),
        plot.title =element_text(size=16, face='bold', hjust = 0.5),
        axis.text.x = element_text(angle = 45, hjust = 1),
        panel.border = element_rect(color = "black", size = 1, fill = NA, 
                                    linetype="solid")) +
  labs(title = "CPUE vs Shell Volume Removed", x= "Shell Volume Removed",
       y = "CPUE")

suw_fig<-ggarrange(suw_m3_plot, suw_trips_plot, suw_CPUE_plot, 
                   labels = c("A", "B", "C"),
                   ncol = 3, nrow = 1)
annotate_figure(suw_fig,
                top = text_grob("Suwannee Sound", color = "black", face = "bold", size = 20))

suw_fig1<-ggarrange(suw_land_plot, suw_trips_plot, suw_CPUE_plot, 
                   labels = c("A", "B", "C"),
                   ncol = 3, nrow = 1)
annotate_figure(suw_fig1,
                top = text_grob("Suwannee Sound", color = "black", face = "bold", size = 20))


apa_fig1<-ggarrange(apa_land_plot, apa_trips_plot, apa_CPUE_plot, 
                    labels = c("A", "B", "C"),
                    ncol = 3, nrow = 1)
annotate_figure(apa_fig1,
                top = text_grob("Apalachicola Bay", color = "black", face = "bold", size = 20))









ggplot(data = (subset(land, location %in% c("Suwannee Sound", "Apalachicola Bay"))), aes(x = Year, y = num_LC_F, color=location)) +
  
  geom_point(size=6) +
  scale_color_manual(name="Location",values=c("lightslateblue","tomato"))+
  theme_classic()+
  scale_x_continuous(limits=c(1980,2022),breaks=c(1980, 1985, 1990,
                                                  1995,2000, 2005, 2010,2015,2020, 2025)) +
  scale_y_continuous(limits=c(0,1),breaks=c(0,0.25, 0.5,0.75,1))+
  theme(axis.text=element_text(size=10),axis.title=element_text(size=12,
                                                                face="bold"),
        plot.title =element_text(size=16, face='bold', hjust = 0.5),
        axis.text.x = element_text(angle = 45, hjust = 1),
        panel.border = element_rect(color = "black", size = 1, fill = NA, 
                                    linetype="solid")) +
  labs(title = "Shell Material Removed",
       y = "# Lone Cabbage Reefs Removed")







## summary stats calculations
suw_dat<-subset(land, location %in% c("Suwannee Sound"))
head(suw_dat)
sum(suw_dat$Vol_m3_F)
sum(suw_dat$Vol_m3)
max(suw_dat$Vol_m3_F)
min(suw_dat$Vol_m3_F)
sum(suw_dat$num_LC_F)

apa_dat<-subset(land, location %in% c("Apalachicola Bay"))
head(apa_dat)
sum(apa_dat$Vol_m3_F)
sum(apa_dat$Vol_m3)
max(apa_dat$Vol_m3_F)
min(apa_dat$Vol_m3_F)
sum(apa_dat$num_LC_F)

mean(apa_dat$vol_crate_field)
mean(apa_dat$vol_rough_field)
sum(apa_dat$vol_crate_field)
sum(apa_dat$vol_rough_field)
max(apa_dat$vol_crate_field)
max(apa_dat$vol_rough_field)

mean(apa_dat$num_LC_crate_field)
mean(apa_dat$num_LC_rough_field)
sum(apa_dat$num_LC_crate_field)
sum(apa_dat$num_LC_rough_field)
max(apa_dat$num_LC_crate_field)
max(apa_dat$num_LC_rough_field)
